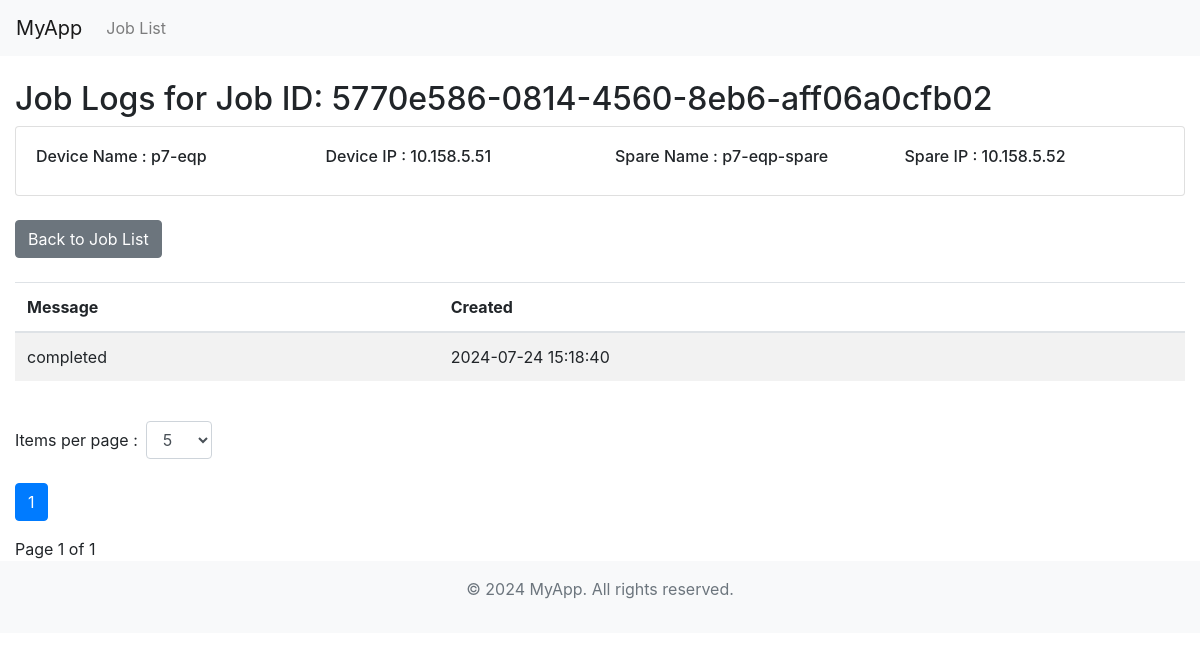
Screenshot of /jobs/5770e586-0814-4560-8eb6-aff06a0cfb02/joblogs/ with the database file from the repository.
### jobapp/models.py (models this page shows)
class Job(models.Model):
    job_id = models.UUIDField(default=uuid.uuid4, editable=False, primary_key=True)
    device_name = models.CharField(max_length=255)
    device_ip = models.GenericIPAddressField()
    spare_name = models.CharField(max_length=255)
    spare_ip = models.GenericIPAddressField()
    status = models.CharField(max_length=50)
    created = models.DateTimeField(auto_now_add=True)
    last_updated = models.DateTimeField(auto_now=True)

class JobLog(models.Model):
    job = models.ForeignKey(Job, on_delete=models.CASCADE)
    message = models.TextField()
    created = models.DateTimeField(auto_now_add=True)

### jobapp/views.py (the view)
# urls.py: path('<uuid:job_id>/joblogs/', views.JobLogListView.as_view(), name='joblog_list'),
class JobLogListView(ListView):
    model = JobLog
    template_name = 'jobapp/joblog_list.html'
    context_object_name = 'joblogs'
    paginate_by = 5  # Default value
    def get_queryset(self):
        job_id = self.kwargs.get('job_id')
        return JobLog.objects.filter(job_id=job_id).order_by('created')
    def get_context_data(self, **kwargs):
        context = super().get_context_data(**kwargs)
        job_id = self.kwargs.get('job_id')
        job = get_object_or_404(Job, job_id=job_id)
        context['job'] = job
        context['paginate_by'] = self.get_paginate_by(self.get_queryset())
        return context
    def get_paginate_by(self, queryset):
        paginate_by = self.request.GET.get('paginate_by', self.paginate_by)
        try:
            return int(paginate_by)
        except (TypeError, ValueError):
            return self.paginate_by

### jobapp/templates/jobapp/joblog_list.html (shortened to what this page needs)
{% extends 'base.html' %}
{% block content %}
    <h2>Job Logs for Job ID: {{ job.job_id }}</h2>
    <div class="card">
        <div class="card-body">
            <div class="row">
                <div class="col-md-3">
                    <h6>Device Name : {{ job.device_name }}</h6>
                </div>
                <div class="col-md-3">
                    <h6>Device IP :  {{ job.device_ip }}</h6>
                </div>
                <div class="col-md-3">
                    <h6>Spare Name : {{ job.spare_name }}</h6>
                </div>
                <div class="col-md-3">
                    <h6>Spare IP : {{ job.spare_ip }}</h6>
                </div>
            </div>
        </div>
    </div>
    <div class="mt-4">
        <a class="btn btn-secondary" href="{% url 'jobs:job_list' %}">Back to Job List</a>
    </div>
    <div class="mt-4 table-responsive">
        <table class="table table-striped">
            <thead>
                <tr>
                    <th>Message</th>
                    <th>Created</th>
                </tr>
            </thead>
            <tbody>
                {% for log in joblogs %}
                <tr>
                    <td>{{ log.message }}</td>
                    <td>{{ log.created|date:"Y-m-d H:i:s" }}</td>
                </tr>
                {% empty %}
                <tr>
                    <td colspan="2">No logs found for this job.</td>
                </tr>
                {% endfor %}
            </tbody>
        </table>
    </div>
    <div class="mt-4">
        <form method="get" action="" class="form-inline">
            <label class="mr-2"  for="paginate_by">Items per page : </label>
            <select name="paginate_by" id="paginate_by" class="form-control mr-2" onchange="this.form.submit()">
                <option value="5" {% if paginate_by == 5 %}selected{% endif %}>5</option>
            </select>
        </form>
        <br>
        <ul class="pagination">
            {% for num in page_obj.paginator.page_range %}
                {% if num == page_obj.number %}
                    <li class="page-item active" aria-current="page">
                        <span class="page-link">{{ num }}</span>
                    </li>
                {% else %}
                    <li class="page-item">
                        <a class="page-link" href="?page={{ num }}&paginate_by={{ paginate_by }}">{{ num }}</a>
                    </li>
                {% endif %}
            {% endfor %}
        </ul>
        <span>Page {{ page_obj.number }} of {{ page_obj.paginator.num_pages }}</span>
    </div>
{% endblock %}

### rows the page displays
Job: job_id "5770e586-0814-4560-8eb6-aff06a0cfb02", device_name "p7-eqp", device_ip "10.158.5.51", spare_name "p7-eqp-spare", spare_ip "10.158.5.52"
JobLog: message "completed", created "2024-07-24 15:18:40"

### other values shown
{{ num }} "1"
{{ page_obj.number }} "1"
{{ page_obj.paginator.num_pages }} "1"
